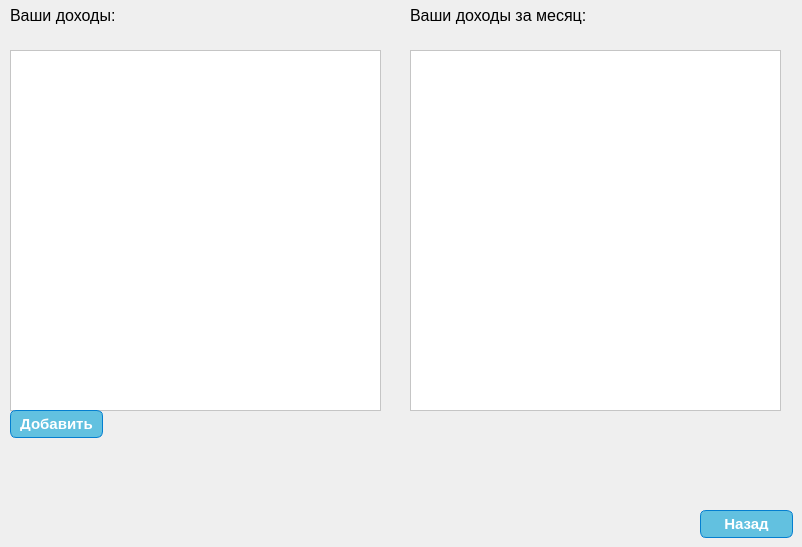
    <widget class="QWidget" name="page_1">
     <widget class="QLabel" name="label_6">
      <property name="geometry">
       <rect>
        <x>10</x>
        <y>0</y>
        <width>231</width>
        <height>31</height>
       </rect>
      </property>
      <property name="font">
       <font>
        <pointsize>12</pointsize>
       </font>
      </property>
      <property name="text">
       <string>Ваши доходы:</string>
      </property>
     </widget>
     <widget class="QListWidget" name="incomes_list">
      <property name="geometry">
       <rect>
        <x>10</x>
        <y>50</y>
        <width>371</width>
        <height>361</height>
       </rect>
      </property>
      <property name="palette">
       <palette>
        <active>
         <colorrole role="Button">
          <brush brushstyle="SolidPattern">
           <color alpha="255">
            <red>255</red>
            <green>255</green>
            <blue>255</blue>
           </color>
          </brush>
         </colorrole>
         <colorrole role="Base">
          <brush brushstyle="SolidPattern">
           <color alpha="255">
            <red>255</red>
            <green>255</green>
            <blue>255</blue>
           </color>
          </brush>
         </colorrole>
         <colorrole role="Window">
          <brush brushstyle="SolidPattern">
           <color alpha="255">
            <red>255</red>
            <green>255</green>
            <blue>255</blue>
           </color>
          </brush>
         </colorrole>
        </active>
        <inactive>
         <colorrole role="Button">
          <brush brushstyle="SolidPattern">
           <color alpha="255">
            <red>255</red>
            <green>255</green>
            <blue>255</blue>
           </color>
          </brush>
         </colorrole>
         <colorrole role="Base">
          <brush brushstyle="SolidPattern">
           <color alpha="255">
            <red>255</red>
            <green>255</green>
            <blue>255</blue>
           </color>
          </brush>
         </colorrole>
         <colorrole role="Window">
          <brush brushstyle="SolidPattern">
           <color alpha="255">
            <red>255</red>
            <green>255</green>
            <blue>255</blue>
           </color>
          </brush>
         </colorrole>
        </inactive>
        <disabled>
         <colorrole role="Button">
          <brush brushstyle="SolidPattern">
           <color alpha="255">
            <red>255</red>
            <green>255</green>
            <blue>255</blue>
           </color>
          </brush>
         </colorrole>
         <colorrole role="Base">
          <brush brushstyle="SolidPattern">
           <color alpha="255">
            <red>255</red>
            <green>255</green>
            <blue>255</blue>
           </color>
          </brush>
         </colorrole>
         <colorrole role="Window">
          <brush brushstyle="SolidPattern">
           <color alpha="255">
            <red>255</red>
            <green>255</green>
            <blue>255</blue>
           </color>
          </brush>
         </colorrole>
        </disabled>
       </palette>
      </property>
      <property name="styleSheet">
       <string notr="true">background-color: #FFFFFF;</string>
      </property>
      <property name="sizeAdjustPolicy">
       <enum>QAbstractScrollArea::AdjustIgnored</enum>
      </property>
     </widget>
     <widget class="QPushButton" name="add_income">
      <property name="geometry">
       <rect>
        <x>10</x>
        <y>410</y>
        <width>93</width>
        <height>28</height>
       </rect>
      </property>
      <property name="styleSheet">
       <string notr="true">#add_income {
	background:linear-gradient(to bottom, #62c1e0 5%, #019ad2 100%);
	background-color:#62c1e0;
	border-radius:6px;
	border:1px solid #057fd0;
	color:#ffffff;
	font-family:Arial;
	font-size:15px;
	font-weight:bold;
	padding:6px 6px;
	text-decoration:none;
}
#add_income:hover {
	background:linear-gradient(to bottom, #019ad2 5%, #62c1e0 100%);
	background-color:#019ad2;
}
#add_income:active {
	position:relative;
	top:1px;
}
</string>
      </property>
      <property name="text">
       <string>Добавить</string>
      </property>
     </widget>
     <widget class="QPushButton" name="back_from_income">
      <property name="geometry">
       <rect>
        <x>700</x>
        <y>510</y>
        <width>93</width>
        <height>28</height>
       </rect>
      </property>
      <property name="styleSheet">
       <string notr="true">#back_from_income {
	background:linear-gradient(to bottom, #62c1e0 5%, #019ad2 100%);
	background-color:#62c1e0;
	border-radius:6px;
	border:1px solid #057fd0;
	color:#ffffff;
	font-family:Arial;
	font-size:15px;
	font-weight:bold;
	padding:6px 6px;
	text-decoration:none;
}
#back_from_income:hover {
	background:linear-gradient(to bottom, #019ad2 5%, #62c1e0 100%);
	background-color:#019ad2;
}
#back_from_income:active {
	position:relative;
	top:1px;
}
</string>
      </property>
      <property name="text">
       <string>Назад</string>
      </property>
     </widget>
     <widget class="QLabel" name="label_10">
      <property name="geometry">
       <rect>
        <x>410</x>
        <y>0</y>
        <width>231</width>
        <height>31</height>
       </rect>
      </property>
      <property name="font">
       <font>
        <pointsize>12</pointsize>
       </font>
      </property>
      <property name="text">
       <string>Ваши доходы за месяц:</string>
      </property>
     </widget>
     <widget class="QListWidget" name="month_incomes_list">
      <property name="geometry">
       <rect>
        <x>410</x>
        <y>50</y>
        <width>371</width>
        <height>361</height>
       </rect>
      </property>
      <property name="palette">
       <palette>
        <active>
         <colorrole role="Button">
          <brush brushstyle="SolidPattern">
           <color alpha="255">
            <red>255</red>
            <green>255</green>
            <blue>255</blue>
           </color>
          </brush>
         </colorrole>
         <colorrole role="Base">
          <brush brushstyle="SolidPattern">
           <color alpha="255">
            <red>255</red>
            <green>255</green>
            <blue>255</blue>
           </color>
          </brush>
         </colorrole>
         <colorrole role="Window">
          <brush brushstyle="SolidPattern">
           <color alpha="255">
            <red>255</red>
            <green>255</green>
            <blue>255</blue>
           </color>
          </brush>
         </colorrole>
        </active>
        <inactive>
         <colorrole role="Button">
          <brush brushstyle="SolidPattern">
           <color alpha="255">
            <red>255</red>
            <green>255</green>
            <blue>255</blue>
           </color>
          </brush>
         </colorrole>
         <colorrole role="Base">
          <brush brushstyle="SolidPattern">
           <color alpha="255">
            <red>255</red>
            <green>255</green>
            <blue>255</blue>
           </color>
          </brush>
         </colorrole>
         <colorrole role="Window">
          <brush brushstyle="SolidPattern">
           <color alpha="255">
            <red>255</red>
            <green>255</green>
            <blue>255</blue>
           </color>
          </brush>
         </colorrole>
        </inactive>
        <disabled>
         <colorrole role="Button">
          <brush brushstyle="SolidPattern">
           <color alpha="255">
            <red>255</red>
            <green>255</green>
            <blue>255</blue>
           </color>
          </brush>
         </colorrole>
         <colorrole role="Base">
          <brush brushstyle="SolidPattern">
           <color alpha="255">
            <red>255</red>
            <green>255</green>
            <blue>255</blue>
           </color>
          </brush>
         </colorrole>
         <colorrole role="Window">
          <brush brushstyle="SolidPattern">
           <color alpha="255">
            <red>255</red>
            <green>255</green>
            <blue>255</blue>
           </color>
          </brush>
         </colorrole>
        </disabled>
       </palette>
      </property>
      <property name="styleSheet">
       <string notr="true">background-color: #FFFFFF;</string>
      </property>
     </widget>
    </widget>
